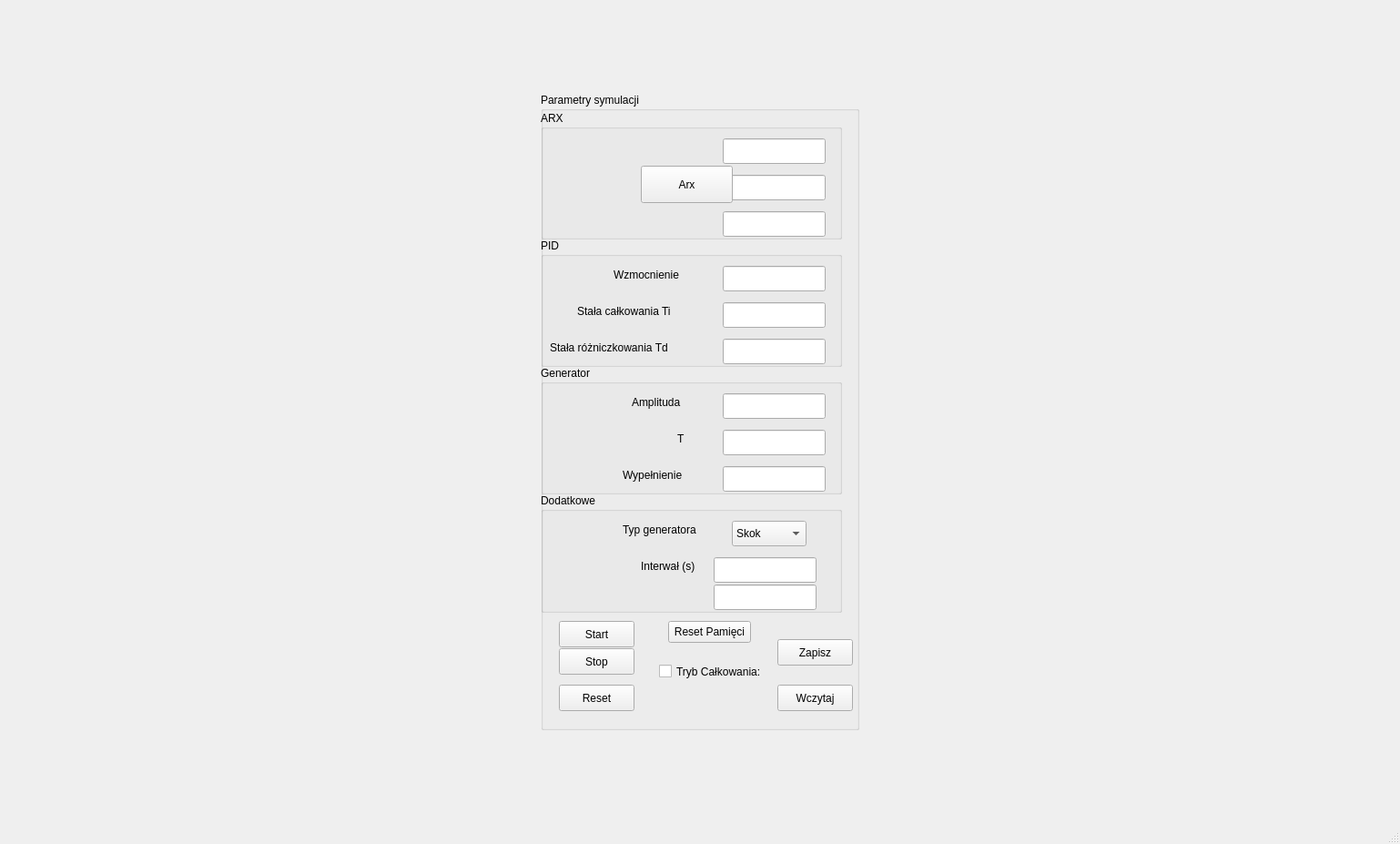
<?xml version="1.0" encoding="UTF-8"?>
<ui version="4.0">
 <class>MainWindow</class>
 <widget class="QMainWindow" name="MainWindow">
  <property name="geometry">
   <rect>
    <x>0</x>
    <y>0</y>
    <width>1538</width>
    <height>927</height>
   </rect>
  </property>
  <property name="minimumSize">
   <size>
    <width>800</width>
    <height>700</height>
   </size>
  </property>
  <property name="windowTitle">
   <string>MainWindow</string>
  </property>
  <widget class="QWidget" name="centralwidget">
   <layout class="QHBoxLayout" name="horizontalLayout">
    <item>
     <layout class="QHBoxLayout" name="layout_parametry">
      <property name="sizeConstraint">
       <enum>QLayout::SizeConstraint::SetNoConstraint</enum>
      </property>
      <item>
       <widget class="QGroupBox" name="parametry_main">
        <property name="sizePolicy">
         <sizepolicy hsizetype="Expanding" vsizetype="Expanding">
          <horstretch>0</horstretch>
          <verstretch>0</verstretch>
         </sizepolicy>
        </property>
        <property name="minimumSize">
         <size>
          <width>250</width>
          <height>700</height>
         </size>
        </property>
        <property name="maximumSize">
         <size>
          <width>350</width>
          <height>700</height>
         </size>
        </property>
        <property name="title">
         <string>Parametry symulacji</string>
        </property>
        <property name="alignment">
         <set>Qt::AlignmentFlag::AlignLeading|Qt::AlignmentFlag::AlignLeft|Qt::AlignmentFlag::AlignTop</set>
        </property>
        <widget class="QGroupBox" name="box_arx">
         <property name="geometry">
          <rect>
           <x>0</x>
           <y>20</y>
           <width>331</width>
           <height>141</height>
          </rect>
         </property>
         <property name="title">
          <string>ARX</string>
         </property>
         <widget class="QLineEdit" name="arxA_Input">
          <property name="geometry">
           <rect>
            <x>200</x>
            <y>30</y>
            <width>113</width>
            <height>28</height>
           </rect>
          </property>
          <property name="readOnly">
           <bool>true</bool>
          </property>
         </widget>
         <widget class="QLineEdit" name="arxB_Input">
          <property name="geometry">
           <rect>
            <x>200</x>
            <y>70</y>
            <width>113</width>
            <height>28</height>
           </rect>
          </property>
          <property name="readOnly">
           <bool>true</bool>
          </property>
         </widget>
         <widget class="QLineEdit" name="opoznienie_Input">
          <property name="geometry">
           <rect>
            <x>200</x>
            <y>110</y>
            <width>113</width>
            <height>28</height>
           </rect>
          </property>
          <property name="readOnly">
           <bool>true</bool>
          </property>
         </widget>
         <widget class="QPushButton" name="Arx_window_btn">
          <property name="geometry">
           <rect>
            <x>110</x>
            <y>60</y>
            <width>101</width>
            <height>41</height>
           </rect>
          </property>
          <property name="text">
           <string>Arx</string>
          </property>
         </widget>
        </widget>
        <widget class="QGroupBox" name="box_pid">
         <property name="geometry">
          <rect>
           <x>0</x>
           <y>160</y>
           <width>331</width>
           <height>141</height>
          </rect>
         </property>
         <property name="title">
          <string>PID</string>
         </property>
         <widget class="QLineEdit" name="PIDwzmocnienie_Input">
          <property name="geometry">
           <rect>
            <x>200</x>
            <y>30</y>
            <width>113</width>
            <height>28</height>
           </rect>
          </property>
         </widget>
         <widget class="QLineEdit" name="PIDTi_input">
          <property name="geometry">
           <rect>
            <x>200</x>
            <y>70</y>
            <width>113</width>
            <height>28</height>
           </rect>
          </property>
         </widget>
         <widget class="QLineEdit" name="PIDTd_input">
          <property name="geometry">
           <rect>
            <x>200</x>
            <y>110</y>
            <width>113</width>
            <height>28</height>
           </rect>
          </property>
         </widget>
         <widget class="QLabel" name="label_PIDwzmocnienie">
          <property name="geometry">
           <rect>
            <x>80</x>
            <y>30</y>
            <width>91</width>
            <height>20</height>
           </rect>
          </property>
          <property name="text">
           <string>Wzmocnienie</string>
          </property>
         </widget>
         <widget class="QLabel" name="label_PIDTi">
          <property name="geometry">
           <rect>
            <x>40</x>
            <y>70</y>
            <width>131</width>
            <height>20</height>
           </rect>
          </property>
          <property name="text">
           <string>Stała całkowania Ti</string>
          </property>
         </widget>
         <widget class="QLabel" name="label_PIDTd">
          <property name="geometry">
           <rect>
            <x>10</x>
            <y>110</y>
            <width>161</width>
            <height>20</height>
           </rect>
          </property>
          <property name="text">
           <string>Stała różniczkowania Td</string>
          </property>
         </widget>
        </widget>
        <widget class="QGroupBox" name="box_gen">
         <property name="geometry">
          <rect>
           <x>0</x>
           <y>300</y>
           <width>331</width>
           <height>141</height>
          </rect>
         </property>
         <property name="title">
          <string>Generator</string>
         </property>
         <widget class="QLineEdit" name="GenAmp_input">
          <property name="geometry">
           <rect>
            <x>200</x>
            <y>30</y>
            <width>113</width>
            <height>28</height>
           </rect>
          </property>
         </widget>
         <widget class="QLineEdit" name="GenT_Input">
          <property name="geometry">
           <rect>
            <x>200</x>
            <y>70</y>
            <width>113</width>
            <height>28</height>
           </rect>
          </property>
         </widget>
         <widget class="QLineEdit" name="GenFill_Input">
          <property name="geometry">
           <rect>
            <x>200</x>
            <y>110</y>
            <width>113</width>
            <height>28</height>
           </rect>
          </property>
         </widget>
         <widget class="QLabel" name="label_GenAmp">
          <property name="geometry">
           <rect>
            <x>100</x>
            <y>30</y>
            <width>81</width>
            <height>20</height>
           </rect>
          </property>
          <property name="text">
           <string>Amplituda</string>
          </property>
         </widget>
         <widget class="QLabel" name="label_GenT">
          <property name="geometry">
           <rect>
            <x>150</x>
            <y>70</y>
            <width>21</width>
            <height>20</height>
           </rect>
          </property>
          <property name="text">
           <string>T</string>
          </property>
         </widget>
         <widget class="QLabel" name="label_GenFill">
          <property name="geometry">
           <rect>
            <x>90</x>
            <y>110</y>
            <width>91</width>
            <height>20</height>
           </rect>
          </property>
          <property name="text">
           <string>Wypełnienie</string>
          </property>
         </widget>
        </widget>
        <widget class="QGroupBox" name="box_add">
         <property name="geometry">
          <rect>
           <x>0</x>
           <y>440</y>
           <width>331</width>
           <height>131</height>
          </rect>
         </property>
         <property name="title">
          <string>Dodatkowe</string>
         </property>
         <widget class="QComboBox" name="genType_Box">
          <property name="geometry">
           <rect>
            <x>210</x>
            <y>30</y>
            <width>82</width>
            <height>28</height>
           </rect>
          </property>
          <property name="editable">
           <bool>false</bool>
          </property>
          <item>
           <property name="text">
            <string>Skok</string>
           </property>
          </item>
          <item>
           <property name="text">
            <string>Sin</string>
           </property>
          </item>
          <item>
           <property name="text">
            <string>Square</string>
           </property>
          </item>
         </widget>
         <widget class="QLabel" name="label_genType">
          <property name="geometry">
           <rect>
            <x>90</x>
            <y>30</y>
            <width>101</width>
            <height>20</height>
           </rect>
          </property>
          <property name="text">
           <string>Typ generatora</string>
          </property>
         </widget>
         <widget class="QLineEdit" name="interwal_Input">
          <property name="geometry">
           <rect>
            <x>190</x>
            <y>70</y>
            <width>113</width>
            <height>28</height>
           </rect>
          </property>
         </widget>
         <widget class="QLabel" name="label_interwal">
          <property name="geometry">
           <rect>
            <x>110</x>
            <y>70</y>
            <width>63</width>
            <height>20</height>
           </rect>
          </property>
          <property name="text">
           <string>Interwał (s)</string>
          </property>
         </widget>
         <widget class="QLineEdit" name="zaklocenia_Input">
          <property name="geometry">
           <rect>
            <x>190</x>
            <y>100</y>
            <width>113</width>
            <height>28</height>
           </rect>
          </property>
          <property name="readOnly">
           <bool>true</bool>
          </property>
         </widget>
        </widget>
        <widget class="QPushButton" name="start_button">
         <property name="geometry">
          <rect>
           <x>20</x>
           <y>580</y>
           <width>83</width>
           <height>29</height>
          </rect>
         </property>
         <property name="text">
          <string>Start</string>
         </property>
        </widget>
        <widget class="QPushButton" name="stop_button">
         <property name="geometry">
          <rect>
           <x>20</x>
           <y>610</y>
           <width>83</width>
           <height>29</height>
          </rect>
         </property>
         <property name="text">
          <string>Stop</string>
         </property>
        </widget>
        <widget class="QPushButton" name="reset_button">
         <property name="geometry">
          <rect>
           <x>20</x>
           <y>650</y>
           <width>83</width>
           <height>29</height>
          </rect>
         </property>
         <property name="text">
          <string>Reset</string>
         </property>
        </widget>
        <widget class="QPushButton" name="save_button">
         <property name="enabled">
          <bool>true</bool>
         </property>
         <property name="geometry">
          <rect>
           <x>260</x>
           <y>600</y>
           <width>83</width>
           <height>29</height>
          </rect>
         </property>
         <property name="text">
          <string>Zapisz</string>
         </property>
        </widget>
        <widget class="QPushButton" name="load_button">
         <property name="geometry">
          <rect>
           <x>260</x>
           <y>650</y>
           <width>83</width>
           <height>29</height>
          </rect>
         </property>
         <property name="text">
          <string>Wczytaj</string>
         </property>
        </widget>
        <widget class="QCheckBox" name="Tryb_I">
         <property name="geometry">
          <rect>
           <x>130</x>
           <y>620</y>
           <width>131</width>
           <height>31</height>
          </rect>
         </property>
         <property name="text">
          <string>Tryb Całkowania:</string>
         </property>
        </widget>
        <widget class="QLabel" name="Tryb_label">
         <property name="geometry">
          <rect>
           <x>120</x>
           <y>650</y>
           <width>111</width>
           <height>31</height>
          </rect>
         </property>
         <property name="text">
          <string/>
         </property>
        </widget>
        <widget class="QPushButton" name="PID_reset_I">
         <property name="geometry">
          <rect>
           <x>140</x>
           <y>580</y>
           <width>91</width>
           <height>24</height>
          </rect>
         </property>
         <property name="text">
          <string>Reset Pamięci</string>
         </property>
        </widget>
       </widget>
      </item>
     </layout>
    </item>
    <item>
     <layout class="QVBoxLayout" name="verticalLayout_2">
      <item>
       <layout class="QVBoxLayout" name="layout_wykres1"/>
      </item>
      <item>
       <layout class="QVBoxLayout" name="layout_wykres2"/>
      </item>
     </layout>
    </item>
   </layout>
  </widget>
  <widget class="QStatusBar" name="statusbar"/>
 </widget>
 <resources/>
 <connections/>
</ui>
